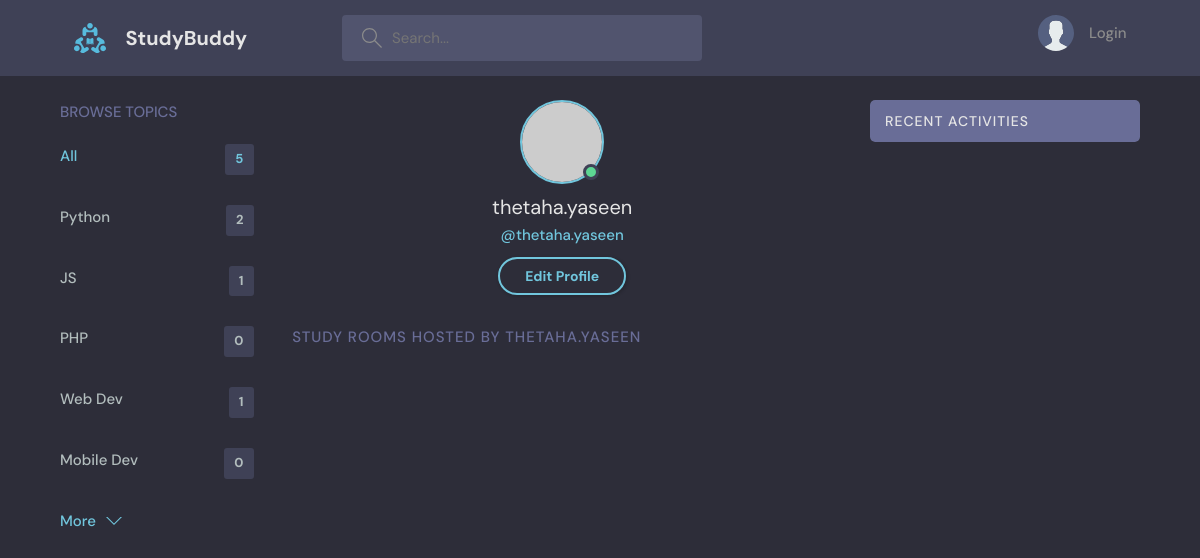
/user_profile/3, run on an earlier commit of the app's database.
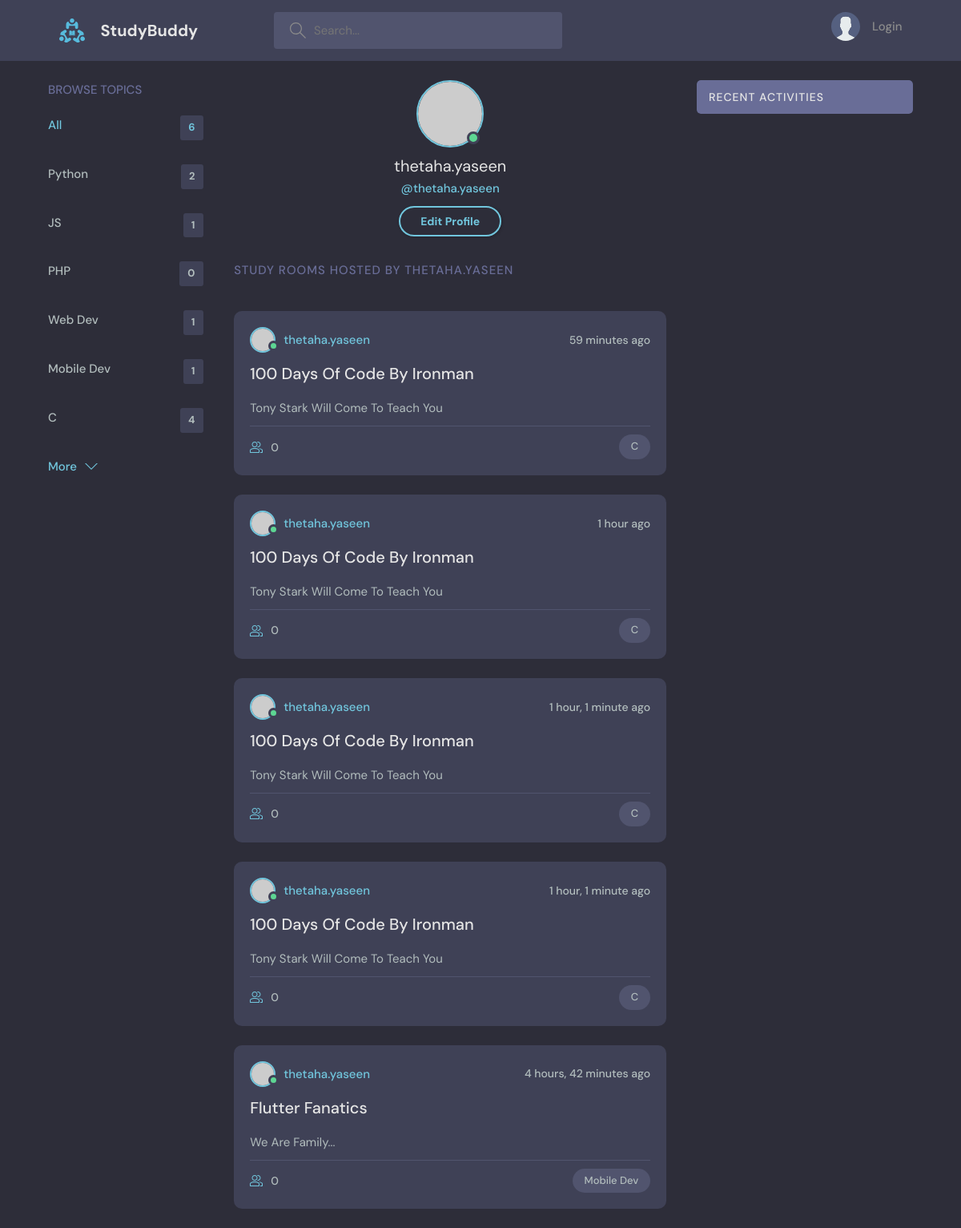
And on a later commit of the database.
### base/models.py (models this page shows, shortened)
class Topic(models.Model):
    name = models.CharField(max_length=200)
    def __str__(self):
        return str(self.name)

class Room(models.Model):
    host = models.ForeignKey(User, on_delete=models.SET_NULL, null = True)
    topic = models.ForeignKey(Topic, on_delete=models.SET_NULL, null = True)
    name = models.CharField(max_length=200)
    description = models.TextField(null=True, blank=True)
    participants = models.ManyToManyField(User, related_name="participants", blank=True)
    updated = models.DateTimeField(auto_now=True)
    created = models.DateTimeField(auto_now_add=True)
    class Meta:
        ordering = ["-updated", "-created"]

### base/views.py (the view)
# urls.py: path("user_profile/<str:primary_key>", views.user_profile, name = "user-profile"),
def user_profile(request, primary_key):
    user = User.objects.get(id = primary_key)
    rooms = user.room_set.all()
    activity_feed = user.message_set.all()
    topics = Topic.objects.all()
    context = {"user": user, "rooms": rooms, "activity_feed": activity_feed, "topics": topics}
    return render(request,  "base/profile.html", context)

### base/templates/base/profile.html
{% extends "mainlayout.html" %}
{% block content %}
<main class="profile-page layout layout--3">
  <div class="container">
    {% include "base/topic_component.html" %}
    <div class="roomList">
      <div class="profile">
        <div class="profile__avatar">
          <div class="avatar avatar--large active">
            <img src="https://randomuser.me/api/portraits/men/11.jpg" />
          </div>
        </div>
        <div class="profile__info">
          <h3>{{user.username}}</h3>
          <p>@{{user.username}}</p>
          <a href="edit-user.html" class="btn btn--main btn--pill">Edit Profile</a>
        </div>
      </div>
      <div class="roomList__header">
        <div>
          <h2>Study Rooms Hosted by {{user.username}}</h2>
        </div>
      </div>
      {% include "base/rooms_component.html" %}
    </div>
    <div class="activities">
      {% include "base/activity_component.html" %}
    </div>
  </div>
</main>
{% endblock content %}

### Templates/mainlayout.html (shortened to what this page needs)
<!DOCTYPE html>
{% load static %}
<html lang="en">
    <head>
        <link rel="stylesheet" href="{% static 'styles/style.css' %}" />
    </head>
  <body>
    {% include "navigation.html" %}
    {% block content %}
    {% endblock %}
  </body>
</html>

### Templates/navigation.html (shortened to what this page needs)
{% load static %}
<header class="header header--loggedIn">
    <div class="container">
      <a href="{% url 'home' %}" class="header__logo">
        <img src="{% static 'assets/logo.svg' %}" />
        <h1>StudyBuddy</h1>
      </a>
      <form class="header__search" method="GET" action="{% url 'home' %}">
        <label>
          <input name="search" placeholder="Search..." />
        </label>
    </form>
    <nav class="header__menu">
        {% if request.user.is_authenticated %}
        <div class="header__user">
          <a href="profile.html">
            <div class="avatar avatar--medium active">
              <img src="https://randomuser.me/api/portraits/men/37.jpg" />
            </div>
            <p>{{request.user.username}} <span>@{{request.user.username}}</span></p>
          </a>
          <button class="dropdown-button">
            <svg version="1.1" xmlns="http://www.w3.org/2000/svg" width="32" height="32" viewBox="0 0 32 32">
              <title>chevron-down</title>
              <path d="M16 21l-13-13h-3l16 16 16-16h-3l-13 13z"></path>
            </svg>
          </button>
        </div>
        <div class="dropdown-menu">
          <a href="settings.html" class="dropdown-link"
            ><svg version="1.1" xmlns="http://www.w3.org/2000/svg" width="32" height="32" viewBox="0 0 32 32">
              <title>tools</title>
              <path
                d="M27.465 32c-1.211 0-2.35-0.471-3.207-1.328l-9.392-9.391c-2.369 0.898-4.898 0.951-7.355 0.15-3.274-1.074-5.869-3.67-6.943-6.942-0.879-2.682-0.734-5.45 0.419-8.004 0.135-0.299 0.408-0.512 0.731-0.572 0.32-0.051 0.654 0.045 0.887 0.277l5.394 5.395 3.586-3.586-5.394-5.395c-0.232-0.232-0.336-0.564-0.276-0.887s0.272-0.596 0.572-0.732c2.552-1.152 5.318-1.295 8.001-0.418 3.274 1.074 5.869 3.67 6.943 6.942 0.806 2.457 0.752 4.987-0.15 7.358l9.392 9.391c0.844 0.842 1.328 2.012 1.328 3.207-0 2.5-2.034 4.535-4.535 4.535zM15.101 19.102c0.26 0 0.516 0.102 0.707 0.293l9.864 9.863c0.479 0.479 1.116 0.742 1.793 0.742 1.398 0 2.535-1.137 2.535-2.535 0-0.668-0.27-1.322-0.742-1.793l-9.864-9.863c-0.294-0.295-0.376-0.74-0.204-1.119 0.943-2.090 1.061-4.357 0.341-6.555-0.863-2.631-3.034-4.801-5.665-5.666-1.713-0.561-3.468-0.609-5.145-0.164l4.986 4.988c0.391 0.391 0.391 1.023 0 1.414l-5 5c-0.188 0.188-0.441 0.293-0.707 0.293s-0.52-0.105-0.707-0.293l-4.987-4.988c-0.45 1.682-0.397 3.436 0.164 5.146 0.863 2.631 3.034 4.801 5.665 5.666 2.2 0.721 4.466 0.604 6.555-0.342 0.132-0.059 0.271-0.088 0.411-0.088z"
              ></path>
            </svg>
            Settings</a
          >
          <a href="{% url 'logout' %}" class="dropdown-link"
            ><svg version="1.1" xmlns="http://www.w3.org/2000/svg" width="32" height="32" viewBox="0 0 32 32">
              <title>sign-out</title>
              <path
                d="M3 0h22c0.553 0 1 0 1 0.553l-0 3.447h-2v-2h-20v28h20v-2h2l0 3.447c0 0.553-0.447 0.553-1 0.553h-22c-0.553 0-1-0.447-1-1v-30c0-0.553 0.447-1 1-1z"
              ></path>
              <path
                d="M21.879 21.293l1.414 1.414 6.707-6.707-6.707-6.707-1.414 1.414 4.293 4.293h-14.172v2h14.172l-4.293 4.293z"
              ></path>
            </svg>
            Logout</a
          >
        </div>
        {% else %}
        <a href="{% url 'login' %}">
          <img src="{% static '/assets/avatar.svg' %}" />
          <p>Login</p>
        </a>
        {% endif %}
      </nav>
    </div>
  </header>

### base/templates/base/topic_component.html
<div class="topics">
    <div class="topics__header">
      <h2>Browse Topics</h2>
    </div>
    <ul class="topics__list">
    <li>
        <a href="{% url 'home' %}" class="active">All <span>{{topics.count}}</span></a>
    </li>
    {% for topic in topics %}
        <li>
            <a href="{% url 'home' %}?search={{topic.name}}" class=""> {{topic.name}} <span>{{topic.room_set.all.count}}</span></a>
        </li>
    {% endfor %}
    </ul>
    <a class="btn btn--link" href="topics.html">
      More
      <svg version="1.1" xmlns="http://www.w3.org/2000/svg" width="32" height="32" viewBox="0 0 32 32">
        <title>chevron-down</title>
        <path d="M16 21l-13-13h-3l16 16 16-16h-3l-13 13z"></path>
      </svg>
    </a>
  </div>

### base/templates/base/rooms_component.html (shortened to what this page needs)
<div class="grid grid-cols-1 md:grid-cols-2 lg:grid-cols-3 gap-4">
    <div class="bg-white border p-4 rounded-md shadow">
    </div>
</div>
{% for room in rooms %}
<div class="roomListRoom">
    <div class="roomListRoom__header">
      <a href="{% url 'user-profile' room.host.id %}" class="roomListRoom__author">
        <div class="avatar avatar--small active">
          <img src="https://randomuser.me/api/portraits/men/11.jpg" />
        </div>
        <span>{{room.host}}</span>
      </a>
      <div class="roomListRoom__actions">
        <span>{{room.created|timesince}} ago</span>
      </div>
    </div>
    <div class="roomListRoom__content">
      <a href="{% url 'room' room.id %}">{{room.name}}</a>
      <p>
        {{room.description}}
    </p>
    </div>
    <div class="roomListRoom__meta">
      <a class="roomListRoom__joined">
        {{room.participants.all.count}}
      </a>
      <p class="roomListRoom__topic">{{room.topic}}</p>
    </div>
  </div>
{% endfor %}

### base/templates/base/activity_component.html (shortened to what this page needs)
<div class="activities">
    <div class="activities__header">
      <h2>Recent Activities</h2>
    </div>
</div>

What changed in the data, as far as the page shows it:
computed for Topic "Mobile Dev": room_set.all.count "0" → "1"
added Topic: name "C", room_set.all.count "4"
added Room: host "thetaha.yaseen", created "59 minutes", name "100 Days Of Code By Ironman", description "Tony Stark Will Come To Teach You", participants.all.count "0", topic "C"
added Room: host "thetaha.yaseen", created "1 hour", name "100 Days Of Code By Ironman", description "Tony Stark Will Come To Teach You", participants.all.count "0", topic "C"
added Room: host "thetaha.yaseen", created "1 hour, 1 minute", name "100 Days Of Code By Ironman", description "Tony Stark Will Come To Teach You", participants.all.count "0", topic "C"
added Room: host "thetaha.yaseen", created "1 hour, 1 minute", name "100 Days Of Code By Ironman", description "Tony Stark Will Come To Teach You", participants.all.count "0", topic "C"
added Room: host "thetaha.yaseen", created "4 hours, 42 minutes", name "Flutter Fanatics", description "We Are Family...", participants.all.count "0", topic "Mobile Dev"
Also different on the page:
{{ topics.count }}: "5" → "6"
